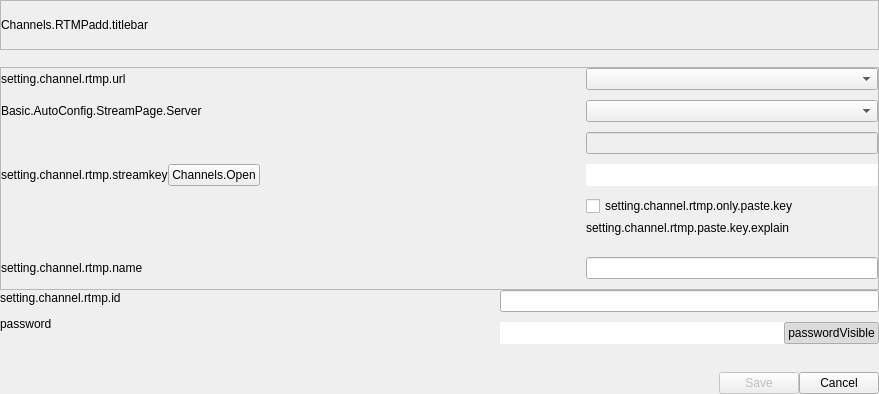
<?xml version="1.0" encoding="UTF-8"?>
<ui version="4.0">
 <class>RtmpChannelView</class>
 <widget class="QWidget" name="RtmpChannelView">
  <property name="geometry">
   <rect>
    <x>0</x>
    <y>0</y>
    <width>879</width>
    <height>394</height>
   </rect>
  </property>
  <property name="windowTitle">
   <string>Dialog</string>
  </property>
  <layout class="QVBoxLayout" name="verticalLayout">
   <property name="spacing">
    <number>0</number>
   </property>
   <property name="leftMargin">
    <number>0</number>
   </property>
   <property name="topMargin">
    <number>0</number>
   </property>
   <property name="rightMargin">
    <number>0</number>
   </property>
   <property name="bottomMargin">
    <number>0</number>
   </property>
   <item>
    <widget class="QFrame" name="MenuFrame">
     <property name="minimumSize">
      <size>
       <width>0</width>
       <height>50</height>
      </size>
     </property>
     <property name="frameShape">
      <enum>QFrame::Shape::StyledPanel</enum>
     </property>
     <property name="frameShadow">
      <enum>QFrame::Shadow::Raised</enum>
     </property>
     <layout class="QHBoxLayout" name="horizontalLayout_6">
      <property name="spacing">
       <number>0</number>
      </property>
      <property name="leftMargin">
       <number>0</number>
      </property>
      <property name="topMargin">
       <number>0</number>
      </property>
      <property name="rightMargin">
       <number>0</number>
      </property>
      <property name="bottomMargin">
       <number>0</number>
      </property>
      <item>
       <widget class="QLabel" name="TitleLabel">
        <property name="text">
         <string>Channels.RTMPadd.titlebar</string>
        </property>
       </widget>
      </item>
      <item>
       <spacer name="horizontalSpacer_3">
        <property name="orientation">
         <enum>Qt::Orientation::Horizontal</enum>
        </property>
        <property name="sizeHint" stdset="0">
         <size>
          <width>0</width>
          <height>20</height>
         </size>
        </property>
       </spacer>
      </item>
     </layout>
    </widget>
   </item>
   <item>
    <widget class="QFrame" name="CategoryFrame">
     <property name="sizePolicy">
      <sizepolicy hsizetype="Preferred" vsizetype="Maximum">
       <horstretch>0</horstretch>
       <verstretch>0</verstretch>
      </sizepolicy>
     </property>
     <layout class="QHBoxLayout" name="horizontalLayout_8">
      <property name="spacing">
       <number>0</number>
      </property>
      <property name="leftMargin">
       <number>0</number>
      </property>
      <property name="topMargin">
       <number>0</number>
      </property>
      <property name="rightMargin">
       <number>0</number>
      </property>
      <property name="bottomMargin">
       <number>0</number>
      </property>
      <item>
       <widget class="PLSLiveInfoDualWidget" name="CategoryLabel" native="true">
        <property name="sizePolicy">
         <sizepolicy hsizetype="Preferred" vsizetype="Expanding">
          <horstretch>0</horstretch>
          <verstretch>0</verstretch>
         </sizepolicy>
        </property>
       </widget>
      </item>
      <item>
       <spacer name="horizontalSpacer_4">
        <property name="orientation">
         <enum>Qt::Orientation::Horizontal</enum>
        </property>
        <property name="sizeHint" stdset="0">
         <size>
          <width>0</width>
          <height>17</height>
         </size>
        </property>
       </spacer>
      </item>
     </layout>
    </widget>
   </item>
   <item alignment="Qt::AlignmentFlag::AlignTop">
    <widget class="QFrame" name="frame_2">
     <property name="frameShape">
      <enum>QFrame::Shape::StyledPanel</enum>
     </property>
     <property name="frameShadow">
      <enum>QFrame::Shadow::Raised</enum>
     </property>
     <layout class="QGridLayout" name="gridLayout_2">
      <property name="leftMargin">
       <number>0</number>
      </property>
      <property name="topMargin">
       <number>0</number>
      </property>
      <property name="rightMargin">
       <number>0</number>
      </property>
      <property name="bottomMargin">
       <number>10</number>
      </property>
      <property name="spacing">
       <number>0</number>
      </property>
      <item row="0" column="0">
       <layout class="QGridLayout" name="gridLayout">
        <property name="topMargin">
         <number>0</number>
        </property>
        <property name="bottomMargin">
         <number>0</number>
        </property>
        <property name="horizontalSpacing">
         <number>0</number>
        </property>
        <property name="verticalSpacing">
         <number>10</number>
        </property>
        <item row="0" column="1" rowspan="3">
         <spacer name="horizontalSpacer_9">
          <property name="orientation">
           <enum>Qt::Orientation::Horizontal</enum>
          </property>
          <property name="sizeHint" stdset="0">
           <size>
            <width>0</width>
            <height>20</height>
           </size>
          </property>
         </spacer>
        </item>
        <item row="3" column="0">
         <widget class="QFrame" name="StreamKeyFrame">
          <layout class="QHBoxLayout" name="horizontalLayout_3">
           <property name="spacing">
            <number>0</number>
           </property>
           <property name="sizeConstraint">
            <enum>QLayout::SizeConstraint::SetMaximumSize</enum>
           </property>
           <property name="leftMargin">
            <number>0</number>
           </property>
           <property name="topMargin">
            <number>0</number>
           </property>
           <property name="rightMargin">
            <number>0</number>
           </property>
           <property name="bottomMargin">
            <number>0</number>
           </property>
           <item>
            <widget class="QLabel" name="StreamKeyLabel">
             <property name="sizePolicy">
              <sizepolicy hsizetype="Expanding" vsizetype="Fixed">
               <horstretch>0</horstretch>
               <verstretch>0</verstretch>
              </sizepolicy>
             </property>
             <property name="text">
              <string>setting.channel.rtmp.streamkey</string>
             </property>
             <property name="alignment">
              <set>Qt::AlignmentFlag::AlignLeading|Qt::AlignmentFlag::AlignLeft|Qt::AlignmentFlag::AlignVCenter</set>
             </property>
            </widget>
           </item>
           <item>
            <widget class="QPushButton" name="OpenLink">
             <property name="sizePolicy">
              <sizepolicy hsizetype="Maximum" vsizetype="Expanding">
               <horstretch>0</horstretch>
               <verstretch>0</verstretch>
              </sizepolicy>
             </property>
             <property name="focusPolicy">
              <enum>Qt::FocusPolicy::NoFocus</enum>
             </property>
             <property name="text">
              <string>Channels.Open</string>
             </property>
             <property name="autoDefault">
              <bool>false</bool>
             </property>
            </widget>
           </item>
           <item>
            <spacer name="horizontalSpacer_5">
             <property name="orientation">
              <enum>Qt::Orientation::Horizontal</enum>
             </property>
             <property name="sizeHint" stdset="0">
              <size>
               <width>0</width>
               <height>0</height>
              </size>
             </property>
            </spacer>
           </item>
          </layout>
         </widget>
        </item>
        <item row="2" column="2">
         <widget class="PLSLineEdit" name="RTMPUrlEdit">
          <property name="enabled">
           <bool>false</bool>
          </property>
          <property name="sizePolicy">
           <sizepolicy hsizetype="Expanding" vsizetype="Expanding">
            <horstretch>0</horstretch>
            <verstretch>0</verstretch>
           </sizepolicy>
          </property>
          <property name="maxLength">
           <number>1000</number>
          </property>
         </widget>
        </item>
        <item row="0" column="2">
         <widget class="PLSComboBox" name="PlatformCombbox">
          <property name="sizePolicy">
           <sizepolicy hsizetype="Expanding" vsizetype="Expanding">
            <horstretch>0</horstretch>
            <verstretch>0</verstretch>
           </sizepolicy>
          </property>
          <property name="iconSize">
           <size>
            <width>32</width>
            <height>32</height>
           </size>
          </property>
         </widget>
        </item>
        <item row="1" column="0">
         <widget class="QFrame" name="ServerFrame">
          <property name="frameShape">
           <enum>QFrame::Shape::NoFrame</enum>
          </property>
          <property name="frameShadow">
           <enum>QFrame::Shadow::Plain</enum>
          </property>
          <layout class="QHBoxLayout" name="horizontalLayout_10">
           <property name="spacing">
            <number>0</number>
           </property>
           <property name="leftMargin">
            <number>0</number>
           </property>
           <property name="topMargin">
            <number>0</number>
           </property>
           <property name="rightMargin">
            <number>0</number>
           </property>
           <property name="bottomMargin">
            <number>0</number>
           </property>
           <item>
            <widget class="QLabel" name="ServerLabel">
             <property name="text">
              <string>Basic.AutoConfig.StreamPage.Server</string>
             </property>
            </widget>
           </item>
           <item>
            <spacer name="horizontalSpacer_10">
             <property name="orientation">
              <enum>Qt::Orientation::Horizontal</enum>
             </property>
             <property name="sizeHint" stdset="0">
              <size>
               <width>0</width>
               <height>20</height>
              </size>
             </property>
            </spacer>
           </item>
          </layout>
         </widget>
        </item>
        <item row="4" column="2">
         <widget class="QFrame" name="frame">
          <property name="sizePolicy">
           <sizepolicy hsizetype="Expanding" vsizetype="Expanding">
            <horstretch>0</horstretch>
            <verstretch>0</verstretch>
           </sizepolicy>
          </property>
          <property name="frameShape">
           <enum>QFrame::Shape::NoFrame</enum>
          </property>
          <property name="frameShadow">
           <enum>QFrame::Shadow::Plain</enum>
          </property>
          <layout class="QVBoxLayout" name="verticalLayout_4">
           <property name="spacing">
            <number>5</number>
           </property>
           <property name="leftMargin">
            <number>0</number>
           </property>
           <property name="topMargin">
            <number>0</number>
           </property>
           <property name="rightMargin">
            <number>0</number>
           </property>
           <property name="bottomMargin">
            <number>12</number>
           </property>
           <item>
            <widget class="PLSCheckBox" name="onlyPasteKey">
             <property name="text">
              <string>setting.channel.rtmp.only.paste.key</string>
             </property>
            </widget>
           </item>
           <item>
            <widget class="QLabel" name="pasteKeyLabel">
             <property name="text">
              <string>setting.channel.rtmp.paste.key.explain</string>
             </property>
             <property name="wordWrap">
              <bool>true</bool>
             </property>
            </widget>
           </item>
          </layout>
         </widget>
        </item>
        <item row="0" column="0">
         <widget class="QFrame" name="URLFrame">
          <layout class="QHBoxLayout" name="horizontalLayout_2">
           <property name="spacing">
            <number>0</number>
           </property>
           <property name="leftMargin">
            <number>0</number>
           </property>
           <property name="topMargin">
            <number>0</number>
           </property>
           <property name="rightMargin">
            <number>0</number>
           </property>
           <property name="bottomMargin">
            <number>0</number>
           </property>
           <item>
            <widget class="QLabel" name="PlatformLabel">
             <property name="sizePolicy">
              <sizepolicy hsizetype="Preferred" vsizetype="Expanding">
               <horstretch>0</horstretch>
               <verstretch>0</verstretch>
              </sizepolicy>
             </property>
             <property name="text">
              <string>setting.channel.rtmp.url</string>
             </property>
            </widget>
           </item>
           <item>
            <spacer name="horizontalSpacer_6">
             <property name="orientation">
              <enum>Qt::Orientation::Horizontal</enum>
             </property>
             <property name="sizeHint" stdset="0">
              <size>
               <width>0</width>
               <height>20</height>
              </size>
             </property>
            </spacer>
           </item>
          </layout>
         </widget>
        </item>
        <item row="3" column="2">
         <widget class="PLSLineEdit" name="StreamKeyEdit">
          <property name="sizePolicy">
           <sizepolicy hsizetype="Expanding" vsizetype="Expanding">
            <horstretch>0</horstretch>
            <verstretch>0</verstretch>
           </sizepolicy>
          </property>
          <property name="focusPolicy">
           <enum>Qt::FocusPolicy::StrongFocus</enum>
          </property>
          <property name="frame">
           <bool>false</bool>
          </property>
          <property name="echoMode">
           <enum>QLineEdit::EchoMode::Normal</enum>
          </property>
         </widget>
        </item>
        <item row="5" column="2">
         <widget class="PLSLineEdit" name="NameEdit">
          <property name="sizePolicy">
           <sizepolicy hsizetype="Expanding" vsizetype="Expanding">
            <horstretch>0</horstretch>
            <verstretch>0</verstretch>
           </sizepolicy>
          </property>
          <property name="maxLength">
           <number>100</number>
          </property>
         </widget>
        </item>
        <item row="1" column="2">
         <widget class="PLSComboBox" name="ServerComboBox"/>
        </item>
        <item row="5" column="0">
         <widget class="QFrame" name="NameFrame">
          <layout class="QHBoxLayout" name="horizontalLayout_7">
           <property name="spacing">
            <number>0</number>
           </property>
           <property name="leftMargin">
            <number>0</number>
           </property>
           <property name="topMargin">
            <number>0</number>
           </property>
           <property name="rightMargin">
            <number>0</number>
           </property>
           <property name="bottomMargin">
            <number>0</number>
           </property>
           <item alignment="Qt::AlignmentFlag::AlignLeft">
            <widget class="QLabel" name="NameLabel">
             <property name="sizePolicy">
              <sizepolicy hsizetype="Preferred" vsizetype="Expanding">
               <horstretch>0</horstretch>
               <verstretch>0</verstretch>
              </sizepolicy>
             </property>
             <property name="text">
              <string>setting.channel.rtmp.name</string>
             </property>
            </widget>
           </item>
           <item>
            <spacer name="horizontalSpacer_7">
             <property name="orientation">
              <enum>Qt::Orientation::Horizontal</enum>
             </property>
             <property name="sizeHint" stdset="0">
              <size>
               <width>0</width>
               <height>20</height>
              </size>
             </property>
            </spacer>
           </item>
          </layout>
         </widget>
        </item>
        <item row="2" column="0">
         <spacer name="horizontalSpacer_2">
          <property name="orientation">
           <enum>Qt::Orientation::Horizontal</enum>
          </property>
          <property name="sizeHint" stdset="0">
           <size>
            <width>0</width>
            <height>20</height>
           </size>
          </property>
         </spacer>
        </item>
       </layout>
      </item>
     </layout>
    </widget>
   </item>
   <item alignment="Qt::AlignmentFlag::AlignTop">
    <widget class="QFrame" name="EditAreaFrame">
     <property name="sizePolicy">
      <sizepolicy hsizetype="Expanding" vsizetype="Expanding">
       <horstretch>1</horstretch>
       <verstretch>1</verstretch>
      </sizepolicy>
     </property>
     <property name="layoutDirection">
      <enum>Qt::LayoutDirection::LeftToRight</enum>
     </property>
     <layout class="QHBoxLayout" name="horizontalLayout_9">
      <property name="spacing">
       <number>0</number>
      </property>
      <property name="leftMargin">
       <number>0</number>
      </property>
      <property name="topMargin">
       <number>0</number>
      </property>
      <property name="rightMargin">
       <number>0</number>
      </property>
      <property name="bottomMargin">
       <number>0</number>
      </property>
      <item>
       <widget class="QFrame" name="LeftFrame">
        <property name="sizePolicy">
         <sizepolicy hsizetype="Maximum" vsizetype="Expanding">
          <horstretch>0</horstretch>
          <verstretch>0</verstretch>
         </sizepolicy>
        </property>
        <layout class="QVBoxLayout" name="verticalLayout_2">
         <property name="spacing">
          <number>10</number>
         </property>
         <property name="leftMargin">
          <number>0</number>
         </property>
         <property name="topMargin">
          <number>0</number>
         </property>
         <property name="rightMargin">
          <number>0</number>
         </property>
         <property name="bottomMargin">
          <number>0</number>
         </property>
         <item>
          <widget class="QLabel" name="UserIDLabel">
           <property name="sizePolicy">
            <sizepolicy hsizetype="Preferred" vsizetype="Expanding">
             <horstretch>0</horstretch>
             <verstretch>0</verstretch>
            </sizepolicy>
           </property>
           <property name="text">
            <string>setting.channel.rtmp.id</string>
           </property>
          </widget>
         </item>
         <item>
          <widget class="QLabel" name="UserPasswordLabel">
           <property name="sizePolicy">
            <sizepolicy hsizetype="Preferred" vsizetype="Expanding">
             <horstretch>0</horstretch>
             <verstretch>0</verstretch>
            </sizepolicy>
           </property>
           <property name="text">
            <string>password</string>
           </property>
          </widget>
         </item>
         <item>
          <spacer name="verticalSpacer">
           <property name="orientation">
            <enum>Qt::Orientation::Vertical</enum>
           </property>
           <property name="sizeHint" stdset="0">
            <size>
             <width>20</width>
             <height>40</height>
            </size>
           </property>
          </spacer>
         </item>
        </layout>
       </widget>
      </item>
      <item>
       <spacer name="horizontalSpacer_8">
        <property name="orientation">
         <enum>Qt::Orientation::Horizontal</enum>
        </property>
        <property name="sizeHint" stdset="0">
         <size>
          <width>0</width>
          <height>20</height>
         </size>
        </property>
       </spacer>
      </item>
      <item>
       <widget class="QFrame" name="RightFrame">
        <property name="sizePolicy">
         <sizepolicy hsizetype="Expanding" vsizetype="Expanding">
          <horstretch>0</horstretch>
          <verstretch>0</verstretch>
         </sizepolicy>
        </property>
        <layout class="QVBoxLayout" name="verticalLayout_3" stretch="1,1,0">
         <property name="spacing">
          <number>10</number>
         </property>
         <property name="leftMargin">
          <number>0</number>
         </property>
         <property name="topMargin">
          <number>0</number>
         </property>
         <property name="rightMargin">
          <number>0</number>
         </property>
         <property name="bottomMargin">
          <number>0</number>
         </property>
         <item>
          <widget class="PLSLineEdit" name="UserIDEdit">
           <property name="sizePolicy">
            <sizepolicy hsizetype="Expanding" vsizetype="Expanding">
             <horstretch>0</horstretch>
             <verstretch>0</verstretch>
            </sizepolicy>
           </property>
           <property name="maxLength">
            <number>100</number>
           </property>
          </widget>
         </item>
         <item>
          <widget class="QFrame" name="PasswordComplexEditor">
           <property name="focusPolicy">
            <enum>Qt::FocusPolicy::NoFocus</enum>
           </property>
           <property name="isFocus" stdset="0">
            <bool>false</bool>
           </property>
           <layout class="QHBoxLayout" name="horizontalLayout_4">
            <property name="spacing">
             <number>0</number>
            </property>
            <property name="leftMargin">
             <number>0</number>
            </property>
            <property name="topMargin">
             <number>0</number>
            </property>
            <property name="rightMargin">
             <number>0</number>
            </property>
            <property name="bottomMargin">
             <number>0</number>
            </property>
            <item>
             <widget class="PLSLineEdit" name="UserPasswordEdit">
              <property name="sizePolicy">
               <sizepolicy hsizetype="Expanding" vsizetype="Expanding">
                <horstretch>0</horstretch>
                <verstretch>0</verstretch>
               </sizepolicy>
              </property>
              <property name="focusPolicy">
               <enum>Qt::FocusPolicy::StrongFocus</enum>
              </property>
              <property name="frame">
               <bool>false</bool>
              </property>
              <property name="echoMode">
               <enum>QLineEdit::EchoMode::Password</enum>
              </property>
             </widget>
            </item>
            <item>
             <widget class="QPushButton" name="PasswordVisible">
              <property name="sizePolicy">
               <sizepolicy hsizetype="Preferred" vsizetype="Expanding">
                <horstretch>0</horstretch>
                <verstretch>0</verstretch>
               </sizepolicy>
              </property>
              <property name="focusPolicy">
               <enum>Qt::FocusPolicy::NoFocus</enum>
              </property>
              <property name="text">
               <string>passwordVisible</string>
              </property>
              <property name="checkable">
               <bool>true</bool>
              </property>
              <property name="checked">
               <bool>true</bool>
              </property>
              <property name="autoDefault">
               <bool>false</bool>
              </property>
             </widget>
            </item>
           </layout>
          </widget>
         </item>
         <item>
          <spacer name="verticalSpacer_2">
           <property name="orientation">
            <enum>Qt::Orientation::Vertical</enum>
           </property>
           <property name="sizeHint" stdset="0">
            <size>
             <width>20</width>
             <height>40</height>
            </size>
           </property>
          </spacer>
         </item>
        </layout>
       </widget>
      </item>
     </layout>
    </widget>
   </item>
   <item>
    <widget class="QFrame" name="ButtonsFrame">
     <layout class="QHBoxLayout" name="horizontalLayout">
      <property name="spacing">
       <number>0</number>
      </property>
      <property name="leftMargin">
       <number>0</number>
      </property>
      <property name="topMargin">
       <number>0</number>
      </property>
      <property name="rightMargin">
       <number>0</number>
      </property>
      <property name="bottomMargin">
       <number>0</number>
      </property>
      <item>
       <spacer name="horizontalSpacer">
        <property name="orientation">
         <enum>Qt::Orientation::Horizontal</enum>
        </property>
        <property name="sizeHint" stdset="0">
         <size>
          <width>0</width>
          <height>20</height>
         </size>
        </property>
       </spacer>
      </item>
      <item>
       <widget class="QPushButton" name="SaveBtn">
        <property name="enabled">
         <bool>false</bool>
        </property>
        <property name="focusPolicy">
         <enum>Qt::FocusPolicy::NoFocus</enum>
        </property>
        <property name="text">
         <string>Save</string>
        </property>
        <property name="autoDefault">
         <bool>false</bool>
        </property>
       </widget>
      </item>
      <item>
       <widget class="QPushButton" name="CancelBtn">
        <property name="focusPolicy">
         <enum>Qt::FocusPolicy::NoFocus</enum>
        </property>
        <property name="text">
         <string>Cancel</string>
        </property>
        <property name="autoDefault">
         <bool>false</bool>
        </property>
       </widget>
      </item>
     </layout>
    </widget>
   </item>
  </layout>
 </widget>
 <customwidgets>
  <customwidget>
   <class>PLSCheckBox</class>
   <extends>QCheckBox</extends>
   <header>PLSCheckBox.h</header>
  </customwidget>
  <customwidget>
   <class>PLSComboBox</class>
   <extends>QComboBox</extends>
   <header location="global">PLSComboBox.h</header>
  </customwidget>
  <customwidget>
   <class>PLSLineEdit</class>
   <extends>QLineEdit</extends>
   <header>PLSEdit.h</header>
  </customwidget>
  <customwidget>
   <class>PLSLiveInfoDualWidget</class>
   <extends>QWidget</extends>
   <header>PLSLiveInfoBase.h</header>
   <container>1</container>
  </customwidget>
 </customwidgets>
 <tabstops>
  <tabstop>PlatformCombbox</tabstop>
  <tabstop>RTMPUrlEdit</tabstop>
  <tabstop>NameEdit</tabstop>
  <tabstop>UserIDEdit</tabstop>
  <tabstop>UserPasswordEdit</tabstop>
 </tabstops>
 <resources/>
 <connections/>
</ui>
